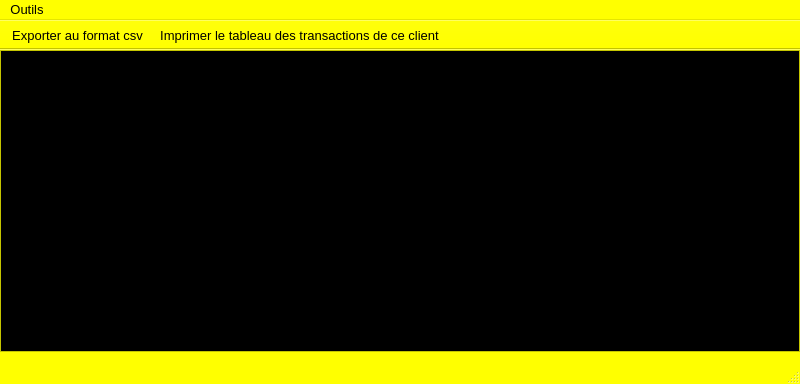
<?xml version="1.0" encoding="UTF-8"?>
<ui version="4.0">
 <class>YerothTableauDesTransactionsDuClientWindow</class>
 <widget class="QMainWindow" name="YerothTableauDesTransactionsDuClientWindow">
  <property name="windowModality">
   <enum>Qt::WindowModal</enum>
  </property>
  <property name="geometry">
   <rect>
    <x>0</x>
    <y>0</y>
    <width>800</width>
    <height>384</height>
   </rect>
  </property>
  <property name="palette">
   <palette>
    <active>
     <colorrole role="WindowText">
      <brush brushstyle="SolidPattern">
       <color alpha="255">
        <red>0</red>
        <green>0</green>
        <blue>0</blue>
       </color>
      </brush>
     </colorrole>
     <colorrole role="Button">
      <brush brushstyle="SolidPattern">
       <color alpha="255">
        <red>255</red>
        <green>255</green>
        <blue>0</blue>
       </color>
      </brush>
     </colorrole>
     <colorrole role="Light">
      <brush brushstyle="SolidPattern">
       <color alpha="255">
        <red>255</red>
        <green>255</green>
        <blue>127</blue>
       </color>
      </brush>
     </colorrole>
     <colorrole role="Midlight">
      <brush brushstyle="SolidPattern">
       <color alpha="255">
        <red>255</red>
        <green>255</green>
        <blue>63</blue>
       </color>
      </brush>
     </colorrole>
     <colorrole role="Dark">
      <brush brushstyle="SolidPattern">
       <color alpha="255">
        <red>127</red>
        <green>127</green>
        <blue>0</blue>
       </color>
      </brush>
     </colorrole>
     <colorrole role="Mid">
      <brush brushstyle="SolidPattern">
       <color alpha="255">
        <red>170</red>
        <green>170</green>
        <blue>0</blue>
       </color>
      </brush>
     </colorrole>
     <colorrole role="Text">
      <brush brushstyle="SolidPattern">
       <color alpha="255">
        <red>0</red>
        <green>0</green>
        <blue>0</blue>
       </color>
      </brush>
     </colorrole>
     <colorrole role="BrightText">
      <brush brushstyle="SolidPattern">
       <color alpha="255">
        <red>255</red>
        <green>255</green>
        <blue>255</blue>
       </color>
      </brush>
     </colorrole>
     <colorrole role="ButtonText">
      <brush brushstyle="SolidPattern">
       <color alpha="255">
        <red>0</red>
        <green>0</green>
        <blue>0</blue>
       </color>
      </brush>
     </colorrole>
     <colorrole role="Base">
      <brush brushstyle="SolidPattern">
       <color alpha="255">
        <red>255</red>
        <green>255</green>
        <blue>255</blue>
       </color>
      </brush>
     </colorrole>
     <colorrole role="Window">
      <brush brushstyle="SolidPattern">
       <color alpha="255">
        <red>255</red>
        <green>255</green>
        <blue>0</blue>
       </color>
      </brush>
     </colorrole>
     <colorrole role="Shadow">
      <brush brushstyle="SolidPattern">
       <color alpha="255">
        <red>0</red>
        <green>0</green>
        <blue>0</blue>
       </color>
      </brush>
     </colorrole>
     <colorrole role="AlternateBase">
      <brush brushstyle="SolidPattern">
       <color alpha="255">
        <red>255</red>
        <green>255</green>
        <blue>127</blue>
       </color>
      </brush>
     </colorrole>
     <colorrole role="ToolTipBase">
      <brush brushstyle="SolidPattern">
       <color alpha="255">
        <red>255</red>
        <green>255</green>
        <blue>220</blue>
       </color>
      </brush>
     </colorrole>
     <colorrole role="ToolTipText">
      <brush brushstyle="SolidPattern">
       <color alpha="255">
        <red>0</red>
        <green>0</green>
        <blue>0</blue>
       </color>
      </brush>
     </colorrole>
    </active>
    <inactive>
     <colorrole role="WindowText">
      <brush brushstyle="SolidPattern">
       <color alpha="255">
        <red>0</red>
        <green>0</green>
        <blue>0</blue>
       </color>
      </brush>
     </colorrole>
     <colorrole role="Button">
      <brush brushstyle="SolidPattern">
       <color alpha="255">
        <red>255</red>
        <green>255</green>
        <blue>0</blue>
       </color>
      </brush>
     </colorrole>
     <colorrole role="Light">
      <brush brushstyle="SolidPattern">
       <color alpha="255">
        <red>255</red>
        <green>255</green>
        <blue>127</blue>
       </color>
      </brush>
     </colorrole>
     <colorrole role="Midlight">
      <brush brushstyle="SolidPattern">
       <color alpha="255">
        <red>255</red>
        <green>255</green>
        <blue>63</blue>
       </color>
      </brush>
     </colorrole>
     <colorrole role="Dark">
      <brush brushstyle="SolidPattern">
       <color alpha="255">
        <red>127</red>
        <green>127</green>
        <blue>0</blue>
       </color>
      </brush>
     </colorrole>
     <colorrole role="Mid">
      <brush brushstyle="SolidPattern">
       <color alpha="255">
        <red>170</red>
        <green>170</green>
        <blue>0</blue>
       </color>
      </brush>
     </colorrole>
     <colorrole role="Text">
      <brush brushstyle="SolidPattern">
       <color alpha="255">
        <red>0</red>
        <green>0</green>
        <blue>0</blue>
       </color>
      </brush>
     </colorrole>
     <colorrole role="BrightText">
      <brush brushstyle="SolidPattern">
       <color alpha="255">
        <red>255</red>
        <green>255</green>
        <blue>255</blue>
       </color>
      </brush>
     </colorrole>
     <colorrole role="ButtonText">
      <brush brushstyle="SolidPattern">
       <color alpha="255">
        <red>0</red>
        <green>0</green>
        <blue>0</blue>
       </color>
      </brush>
     </colorrole>
     <colorrole role="Base">
      <brush brushstyle="SolidPattern">
       <color alpha="255">
        <red>255</red>
        <green>255</green>
        <blue>255</blue>
       </color>
      </brush>
     </colorrole>
     <colorrole role="Window">
      <brush brushstyle="SolidPattern">
       <color alpha="255">
        <red>255</red>
        <green>255</green>
        <blue>0</blue>
       </color>
      </brush>
     </colorrole>
     <colorrole role="Shadow">
      <brush brushstyle="SolidPattern">
       <color alpha="255">
        <red>0</red>
        <green>0</green>
        <blue>0</blue>
       </color>
      </brush>
     </colorrole>
     <colorrole role="AlternateBase">
      <brush brushstyle="SolidPattern">
       <color alpha="255">
        <red>255</red>
        <green>255</green>
        <blue>127</blue>
       </color>
      </brush>
     </colorrole>
     <colorrole role="ToolTipBase">
      <brush brushstyle="SolidPattern">
       <color alpha="255">
        <red>255</red>
        <green>255</green>
        <blue>220</blue>
       </color>
      </brush>
     </colorrole>
     <colorrole role="ToolTipText">
      <brush brushstyle="SolidPattern">
       <color alpha="255">
        <red>0</red>
        <green>0</green>
        <blue>0</blue>
       </color>
      </brush>
     </colorrole>
    </inactive>
    <disabled>
     <colorrole role="WindowText">
      <brush brushstyle="SolidPattern">
       <color alpha="255">
        <red>127</red>
        <green>127</green>
        <blue>0</blue>
       </color>
      </brush>
     </colorrole>
     <colorrole role="Button">
      <brush brushstyle="SolidPattern">
       <color alpha="255">
        <red>255</red>
        <green>255</green>
        <blue>0</blue>
       </color>
      </brush>
     </colorrole>
     <colorrole role="Light">
      <brush brushstyle="SolidPattern">
       <color alpha="255">
        <red>255</red>
        <green>255</green>
        <blue>127</blue>
       </color>
      </brush>
     </colorrole>
     <colorrole role="Midlight">
      <brush brushstyle="SolidPattern">
       <color alpha="255">
        <red>255</red>
        <green>255</green>
        <blue>63</blue>
       </color>
      </brush>
     </colorrole>
     <colorrole role="Dark">
      <brush brushstyle="SolidPattern">
       <color alpha="255">
        <red>127</red>
        <green>127</green>
        <blue>0</blue>
       </color>
      </brush>
     </colorrole>
     <colorrole role="Mid">
      <brush brushstyle="SolidPattern">
       <color alpha="255">
        <red>170</red>
        <green>170</green>
        <blue>0</blue>
       </color>
      </brush>
     </colorrole>
     <colorrole role="Text">
      <brush brushstyle="SolidPattern">
       <color alpha="255">
        <red>127</red>
        <green>127</green>
        <blue>0</blue>
       </color>
      </brush>
     </colorrole>
     <colorrole role="BrightText">
      <brush brushstyle="SolidPattern">
       <color alpha="255">
        <red>255</red>
        <green>255</green>
        <blue>255</blue>
       </color>
      </brush>
     </colorrole>
     <colorrole role="ButtonText">
      <brush brushstyle="SolidPattern">
       <color alpha="255">
        <red>127</red>
        <green>127</green>
        <blue>0</blue>
       </color>
      </brush>
     </colorrole>
     <colorrole role="Base">
      <brush brushstyle="SolidPattern">
       <color alpha="255">
        <red>255</red>
        <green>255</green>
        <blue>0</blue>
       </color>
      </brush>
     </colorrole>
     <colorrole role="Window">
      <brush brushstyle="SolidPattern">
       <color alpha="255">
        <red>255</red>
        <green>255</green>
        <blue>0</blue>
       </color>
      </brush>
     </colorrole>
     <colorrole role="Shadow">
      <brush brushstyle="SolidPattern">
       <color alpha="255">
        <red>0</red>
        <green>0</green>
        <blue>0</blue>
       </color>
      </brush>
     </colorrole>
     <colorrole role="AlternateBase">
      <brush brushstyle="SolidPattern">
       <color alpha="255">
        <red>255</red>
        <green>255</green>
        <blue>0</blue>
       </color>
      </brush>
     </colorrole>
     <colorrole role="ToolTipBase">
      <brush brushstyle="SolidPattern">
       <color alpha="255">
        <red>255</red>
        <green>255</green>
        <blue>220</blue>
       </color>
      </brush>
     </colorrole>
     <colorrole role="ToolTipText">
      <brush brushstyle="SolidPattern">
       <color alpha="255">
        <red>0</red>
        <green>0</green>
        <blue>0</blue>
       </color>
      </brush>
     </colorrole>
    </disabled>
   </palette>
  </property>
  <property name="font">
   <font>
    <pointsize>10</pointsize>
   </font>
  </property>
  <property name="windowTitle">
   <string>Yeroth-erp-3.0 - tableau des transactions du client</string>
  </property>
  <widget class="QWidget" name="centralwidget">
   <widget class="YerothTableView" name="tableView_tableau_des_transactions_du_client">
    <property name="geometry">
     <rect>
      <x>0</x>
      <y>0</y>
      <width>800</width>
      <height>302</height>
     </rect>
    </property>
    <property name="palette">
     <palette>
      <active>
       <colorrole role="WindowText">
        <brush brushstyle="SolidPattern">
         <color alpha="255">
          <red>255</red>
          <green>255</green>
          <blue>255</blue>
         </color>
        </brush>
       </colorrole>
       <colorrole role="Button">
        <brush brushstyle="SolidPattern">
         <color alpha="255">
          <red>255</red>
          <green>255</green>
          <blue>0</blue>
         </color>
        </brush>
       </colorrole>
       <colorrole role="Light">
        <brush brushstyle="SolidPattern">
         <color alpha="255">
          <red>255</red>
          <green>255</green>
          <blue>127</blue>
         </color>
        </brush>
       </colorrole>
       <colorrole role="Midlight">
        <brush brushstyle="SolidPattern">
         <color alpha="255">
          <red>255</red>
          <green>255</green>
          <blue>63</blue>
         </color>
        </brush>
       </colorrole>
       <colorrole role="Dark">
        <brush brushstyle="SolidPattern">
         <color alpha="255">
          <red>127</red>
          <green>127</green>
          <blue>0</blue>
         </color>
        </brush>
       </colorrole>
       <colorrole role="Mid">
        <brush brushstyle="SolidPattern">
         <color alpha="255">
          <red>170</red>
          <green>170</green>
          <blue>0</blue>
         </color>
        </brush>
       </colorrole>
       <colorrole role="Text">
        <brush brushstyle="SolidPattern">
         <color alpha="255">
          <red>255</red>
          <green>255</green>
          <blue>255</blue>
         </color>
        </brush>
       </colorrole>
       <colorrole role="BrightText">
        <brush brushstyle="SolidPattern">
         <color alpha="255">
          <red>255</red>
          <green>255</green>
          <blue>255</blue>
         </color>
        </brush>
       </colorrole>
       <colorrole role="ButtonText">
        <brush brushstyle="SolidPattern">
         <color alpha="255">
          <red>0</red>
          <green>0</green>
          <blue>0</blue>
         </color>
        </brush>
       </colorrole>
       <colorrole role="Base">
        <brush brushstyle="SolidPattern">
         <color alpha="255">
          <red>0</red>
          <green>0</green>
          <blue>0</blue>
         </color>
        </brush>
       </colorrole>
       <colorrole role="Window">
        <brush brushstyle="SolidPattern">
         <color alpha="255">
          <red>255</red>
          <green>255</green>
          <blue>0</blue>
         </color>
        </brush>
       </colorrole>
       <colorrole role="Shadow">
        <brush brushstyle="SolidPattern">
         <color alpha="255">
          <red>0</red>
          <green>0</green>
          <blue>0</blue>
         </color>
        </brush>
       </colorrole>
       <colorrole role="AlternateBase">
        <brush brushstyle="SolidPattern">
         <color alpha="255">
          <red>255</red>
          <green>255</green>
          <blue>127</blue>
         </color>
        </brush>
       </colorrole>
       <colorrole role="ToolTipBase">
        <brush brushstyle="SolidPattern">
         <color alpha="255">
          <red>255</red>
          <green>255</green>
          <blue>220</blue>
         </color>
        </brush>
       </colorrole>
       <colorrole role="ToolTipText">
        <brush brushstyle="SolidPattern">
         <color alpha="255">
          <red>255</red>
          <green>255</green>
          <blue>255</blue>
         </color>
        </brush>
       </colorrole>
      </active>
      <inactive>
       <colorrole role="WindowText">
        <brush brushstyle="SolidPattern">
         <color alpha="255">
          <red>255</red>
          <green>255</green>
          <blue>255</blue>
         </color>
        </brush>
       </colorrole>
       <colorrole role="Button">
        <brush brushstyle="SolidPattern">
         <color alpha="255">
          <red>255</red>
          <green>255</green>
          <blue>0</blue>
         </color>
        </brush>
       </colorrole>
       <colorrole role="Light">
        <brush brushstyle="SolidPattern">
         <color alpha="255">
          <red>255</red>
          <green>255</green>
          <blue>127</blue>
         </color>
        </brush>
       </colorrole>
       <colorrole role="Midlight">
        <brush brushstyle="SolidPattern">
         <color alpha="255">
          <red>255</red>
          <green>255</green>
          <blue>63</blue>
         </color>
        </brush>
       </colorrole>
       <colorrole role="Dark">
        <brush brushstyle="SolidPattern">
         <color alpha="255">
          <red>127</red>
          <green>127</green>
          <blue>0</blue>
         </color>
        </brush>
       </colorrole>
       <colorrole role="Mid">
        <brush brushstyle="SolidPattern">
         <color alpha="255">
          <red>170</red>
          <green>170</green>
          <blue>0</blue>
         </color>
        </brush>
       </colorrole>
       <colorrole role="Text">
        <brush brushstyle="SolidPattern">
         <color alpha="255">
          <red>255</red>
          <green>255</green>
          <blue>255</blue>
         </color>
        </brush>
       </colorrole>
       <colorrole role="BrightText">
        <brush brushstyle="SolidPattern">
         <color alpha="255">
          <red>255</red>
          <green>255</green>
          <blue>255</blue>
         </color>
        </brush>
       </colorrole>
       <colorrole role="ButtonText">
        <brush brushstyle="SolidPattern">
         <color alpha="255">
          <red>0</red>
          <green>0</green>
          <blue>0</blue>
         </color>
        </brush>
       </colorrole>
       <colorrole role="Base">
        <brush brushstyle="SolidPattern">
         <color alpha="255">
          <red>0</red>
          <green>0</green>
          <blue>0</blue>
         </color>
        </brush>
       </colorrole>
       <colorrole role="Window">
        <brush brushstyle="SolidPattern">
         <color alpha="255">
          <red>255</red>
          <green>255</green>
          <blue>0</blue>
         </color>
        </brush>
       </colorrole>
       <colorrole role="Shadow">
        <brush brushstyle="SolidPattern">
         <color alpha="255">
          <red>0</red>
          <green>0</green>
          <blue>0</blue>
         </color>
        </brush>
       </colorrole>
       <colorrole role="AlternateBase">
        <brush brushstyle="SolidPattern">
         <color alpha="255">
          <red>255</red>
          <green>255</green>
          <blue>127</blue>
         </color>
        </brush>
       </colorrole>
       <colorrole role="ToolTipBase">
        <brush brushstyle="SolidPattern">
         <color alpha="255">
          <red>255</red>
          <green>255</green>
          <blue>220</blue>
         </color>
        </brush>
       </colorrole>
       <colorrole role="ToolTipText">
        <brush brushstyle="SolidPattern">
         <color alpha="255">
          <red>255</red>
          <green>255</green>
          <blue>255</blue>
         </color>
        </brush>
       </colorrole>
      </inactive>
      <disabled>
       <colorrole role="WindowText">
        <brush brushstyle="SolidPattern">
         <color alpha="255">
          <red>127</red>
          <green>127</green>
          <blue>0</blue>
         </color>
        </brush>
       </colorrole>
       <colorrole role="Button">
        <brush brushstyle="SolidPattern">
         <color alpha="255">
          <red>255</red>
          <green>255</green>
          <blue>0</blue>
         </color>
        </brush>
       </colorrole>
       <colorrole role="Light">
        <brush brushstyle="SolidPattern">
         <color alpha="255">
          <red>255</red>
          <green>255</green>
          <blue>127</blue>
         </color>
        </brush>
       </colorrole>
       <colorrole role="Midlight">
        <brush brushstyle="SolidPattern">
         <color alpha="255">
          <red>255</red>
          <green>255</green>
          <blue>63</blue>
         </color>
        </brush>
       </colorrole>
       <colorrole role="Dark">
        <brush brushstyle="SolidPattern">
         <color alpha="255">
          <red>127</red>
          <green>127</green>
          <blue>0</blue>
         </color>
        </brush>
       </colorrole>
       <colorrole role="Mid">
        <brush brushstyle="SolidPattern">
         <color alpha="255">
          <red>170</red>
          <green>170</green>
          <blue>0</blue>
         </color>
        </brush>
       </colorrole>
       <colorrole role="Text">
        <brush brushstyle="SolidPattern">
         <color alpha="255">
          <red>127</red>
          <green>127</green>
          <blue>0</blue>
         </color>
        </brush>
       </colorrole>
       <colorrole role="BrightText">
        <brush brushstyle="SolidPattern">
         <color alpha="255">
          <red>255</red>
          <green>255</green>
          <blue>255</blue>
         </color>
        </brush>
       </colorrole>
       <colorrole role="ButtonText">
        <brush brushstyle="SolidPattern">
         <color alpha="255">
          <red>127</red>
          <green>127</green>
          <blue>0</blue>
         </color>
        </brush>
       </colorrole>
       <colorrole role="Base">
        <brush brushstyle="SolidPattern">
         <color alpha="255">
          <red>255</red>
          <green>255</green>
          <blue>0</blue>
         </color>
        </brush>
       </colorrole>
       <colorrole role="Window">
        <brush brushstyle="SolidPattern">
         <color alpha="255">
          <red>255</red>
          <green>255</green>
          <blue>0</blue>
         </color>
        </brush>
       </colorrole>
       <colorrole role="Shadow">
        <brush brushstyle="SolidPattern">
         <color alpha="255">
          <red>0</red>
          <green>0</green>
          <blue>0</blue>
         </color>
        </brush>
       </colorrole>
       <colorrole role="AlternateBase">
        <brush brushstyle="SolidPattern">
         <color alpha="255">
          <red>255</red>
          <green>255</green>
          <blue>0</blue>
         </color>
        </brush>
       </colorrole>
       <colorrole role="ToolTipBase">
        <brush brushstyle="SolidPattern">
         <color alpha="255">
          <red>255</red>
          <green>255</green>
          <blue>220</blue>
         </color>
        </brush>
       </colorrole>
       <colorrole role="ToolTipText">
        <brush brushstyle="SolidPattern">
         <color alpha="255">
          <red>255</red>
          <green>255</green>
          <blue>255</blue>
         </color>
        </brush>
       </colorrole>
      </disabled>
     </palette>
    </property>
    <property name="font">
     <font>
      <pointsize>10</pointsize>
      <weight>50</weight>
      <bold>false</bold>
     </font>
    </property>
    <property name="autoFillBackground">
     <bool>false</bool>
    </property>
    <property name="tabKeyNavigation">
     <bool>true</bool>
    </property>
    <property name="sortingEnabled">
     <bool>false</bool>
    </property>
   </widget>
  </widget>
  <widget class="QMenuBar" name="menubar">
   <property name="geometry">
    <rect>
     <x>0</x>
     <y>0</y>
     <width>800</width>
     <height>21</height>
    </rect>
   </property>
   <widget class="QMenu" name="menuOutils">
    <property name="palette">
     <palette>
      <active>
       <colorrole role="WindowText">
        <brush brushstyle="SolidPattern">
         <color alpha="255">
          <red>0</red>
          <green>0</green>
          <blue>0</blue>
         </color>
        </brush>
       </colorrole>
       <colorrole role="Button">
        <brush brushstyle="SolidPattern">
         <color alpha="255">
          <red>255</red>
          <green>255</green>
          <blue>0</blue>
         </color>
        </brush>
       </colorrole>
       <colorrole role="Light">
        <brush brushstyle="SolidPattern">
         <color alpha="255">
          <red>255</red>
          <green>255</green>
          <blue>127</blue>
         </color>
        </brush>
       </colorrole>
       <colorrole role="Midlight">
        <brush brushstyle="SolidPattern">
         <color alpha="255">
          <red>255</red>
          <green>255</green>
          <blue>63</blue>
         </color>
        </brush>
       </colorrole>
       <colorrole role="Dark">
        <brush brushstyle="SolidPattern">
         <color alpha="255">
          <red>127</red>
          <green>127</green>
          <blue>0</blue>
         </color>
        </brush>
       </colorrole>
       <colorrole role="Mid">
        <brush brushstyle="SolidPattern">
         <color alpha="255">
          <red>170</red>
          <green>170</green>
          <blue>0</blue>
         </color>
        </brush>
       </colorrole>
       <colorrole role="Text">
        <brush brushstyle="SolidPattern">
         <color alpha="255">
          <red>0</red>
          <green>0</green>
          <blue>0</blue>
         </color>
        </brush>
       </colorrole>
       <colorrole role="BrightText">
        <brush brushstyle="SolidPattern">
         <color alpha="255">
          <red>255</red>
          <green>255</green>
          <blue>255</blue>
         </color>
        </brush>
       </colorrole>
       <colorrole role="ButtonText">
        <brush brushstyle="SolidPattern">
         <color alpha="255">
          <red>0</red>
          <green>0</green>
          <blue>0</blue>
         </color>
        </brush>
       </colorrole>
       <colorrole role="Base">
        <brush brushstyle="SolidPattern">
         <color alpha="255">
          <red>255</red>
          <green>255</green>
          <blue>255</blue>
         </color>
        </brush>
       </colorrole>
       <colorrole role="Window">
        <brush brushstyle="SolidPattern">
         <color alpha="255">
          <red>255</red>
          <green>255</green>
          <blue>0</blue>
         </color>
        </brush>
       </colorrole>
       <colorrole role="Shadow">
        <brush brushstyle="SolidPattern">
         <color alpha="255">
          <red>0</red>
          <green>0</green>
          <blue>0</blue>
         </color>
        </brush>
       </colorrole>
       <colorrole role="AlternateBase">
        <brush brushstyle="SolidPattern">
         <color alpha="255">
          <red>255</red>
          <green>255</green>
          <blue>127</blue>
         </color>
        </brush>
       </colorrole>
       <colorrole role="ToolTipBase">
        <brush brushstyle="SolidPattern">
         <color alpha="255">
          <red>255</red>
          <green>255</green>
          <blue>220</blue>
         </color>
        </brush>
       </colorrole>
       <colorrole role="ToolTipText">
        <brush brushstyle="SolidPattern">
         <color alpha="255">
          <red>0</red>
          <green>0</green>
          <blue>0</blue>
         </color>
        </brush>
       </colorrole>
      </active>
      <inactive>
       <colorrole role="WindowText">
        <brush brushstyle="SolidPattern">
         <color alpha="255">
          <red>0</red>
          <green>0</green>
          <blue>0</blue>
         </color>
        </brush>
       </colorrole>
       <colorrole role="Button">
        <brush brushstyle="SolidPattern">
         <color alpha="255">
          <red>255</red>
          <green>255</green>
          <blue>0</blue>
         </color>
        </brush>
       </colorrole>
       <colorrole role="Light">
        <brush brushstyle="SolidPattern">
         <color alpha="255">
          <red>255</red>
          <green>255</green>
          <blue>127</blue>
         </color>
        </brush>
       </colorrole>
       <colorrole role="Midlight">
        <brush brushstyle="SolidPattern">
         <color alpha="255">
          <red>255</red>
          <green>255</green>
          <blue>63</blue>
         </color>
        </brush>
       </colorrole>
       <colorrole role="Dark">
        <brush brushstyle="SolidPattern">
         <color alpha="255">
          <red>127</red>
          <green>127</green>
          <blue>0</blue>
         </color>
        </brush>
       </colorrole>
       <colorrole role="Mid">
        <brush brushstyle="SolidPattern">
         <color alpha="255">
          <red>170</red>
          <green>170</green>
          <blue>0</blue>
         </color>
        </brush>
       </colorrole>
       <colorrole role="Text">
        <brush brushstyle="SolidPattern">
         <color alpha="255">
          <red>0</red>
          <green>0</green>
          <blue>0</blue>
         </color>
        </brush>
       </colorrole>
       <colorrole role="BrightText">
        <brush brushstyle="SolidPattern">
         <color alpha="255">
          <red>255</red>
          <green>255</green>
          <blue>255</blue>
         </color>
        </brush>
       </colorrole>
       <colorrole role="ButtonText">
        <brush brushstyle="SolidPattern">
         <color alpha="255">
          <red>0</red>
          <green>0</green>
          <blue>0</blue>
         </color>
        </brush>
       </colorrole>
       <colorrole role="Base">
        <brush brushstyle="SolidPattern">
         <color alpha="255">
          <red>255</red>
          <green>255</green>
          <blue>255</blue>
         </color>
        </brush>
       </colorrole>
       <colorrole role="Window">
        <brush brushstyle="SolidPattern">
         <color alpha="255">
          <red>255</red>
          <green>255</green>
          <blue>0</blue>
         </color>
        </brush>
       </colorrole>
       <colorrole role="Shadow">
        <brush brushstyle="SolidPattern">
         <color alpha="255">
          <red>0</red>
          <green>0</green>
          <blue>0</blue>
         </color>
        </brush>
       </colorrole>
       <colorrole role="AlternateBase">
        <brush brushstyle="SolidPattern">
         <color alpha="255">
          <red>255</red>
          <green>255</green>
          <blue>127</blue>
         </color>
        </brush>
       </colorrole>
       <colorrole role="ToolTipBase">
        <brush brushstyle="SolidPattern">
         <color alpha="255">
          <red>255</red>
          <green>255</green>
          <blue>220</blue>
         </color>
        </brush>
       </colorrole>
       <colorrole role="ToolTipText">
        <brush brushstyle="SolidPattern">
         <color alpha="255">
          <red>0</red>
          <green>0</green>
          <blue>0</blue>
         </color>
        </brush>
       </colorrole>
      </inactive>
      <disabled>
       <colorrole role="WindowText">
        <brush brushstyle="SolidPattern">
         <color alpha="255">
          <red>127</red>
          <green>127</green>
          <blue>0</blue>
         </color>
        </brush>
       </colorrole>
       <colorrole role="Button">
        <brush brushstyle="SolidPattern">
         <color alpha="255">
          <red>255</red>
          <green>255</green>
          <blue>0</blue>
         </color>
        </brush>
       </colorrole>
       <colorrole role="Light">
        <brush brushstyle="SolidPattern">
         <color alpha="255">
          <red>255</red>
          <green>255</green>
          <blue>127</blue>
         </color>
        </brush>
       </colorrole>
       <colorrole role="Midlight">
        <brush brushstyle="SolidPattern">
         <color alpha="255">
          <red>255</red>
          <green>255</green>
          <blue>63</blue>
         </color>
        </brush>
       </colorrole>
       <colorrole role="Dark">
        <brush brushstyle="SolidPattern">
         <color alpha="255">
          <red>127</red>
          <green>127</green>
          <blue>0</blue>
         </color>
        </brush>
       </colorrole>
       <colorrole role="Mid">
        <brush brushstyle="SolidPattern">
         <color alpha="255">
          <red>170</red>
          <green>170</green>
          <blue>0</blue>
         </color>
        </brush>
       </colorrole>
       <colorrole role="Text">
        <brush brushstyle="SolidPattern">
         <color alpha="255">
          <red>127</red>
          <green>127</green>
          <blue>0</blue>
         </color>
        </brush>
       </colorrole>
       <colorrole role="BrightText">
        <brush brushstyle="SolidPattern">
         <color alpha="255">
          <red>255</red>
          <green>255</green>
          <blue>255</blue>
         </color>
        </brush>
       </colorrole>
       <colorrole role="ButtonText">
        <brush brushstyle="SolidPattern">
         <color alpha="255">
          <red>127</red>
          <green>127</green>
          <blue>0</blue>
         </color>
        </brush>
       </colorrole>
       <colorrole role="Base">
        <brush brushstyle="SolidPattern">
         <color alpha="255">
          <red>255</red>
          <green>255</green>
          <blue>0</blue>
         </color>
        </brush>
       </colorrole>
       <colorrole role="Window">
        <brush brushstyle="SolidPattern">
         <color alpha="255">
          <red>255</red>
          <green>255</green>
          <blue>0</blue>
         </color>
        </brush>
       </colorrole>
       <colorrole role="Shadow">
        <brush brushstyle="SolidPattern">
         <color alpha="255">
          <red>0</red>
          <green>0</green>
          <blue>0</blue>
         </color>
        </brush>
       </colorrole>
       <colorrole role="AlternateBase">
        <brush brushstyle="SolidPattern">
         <color alpha="255">
          <red>255</red>
          <green>255</green>
          <blue>0</blue>
         </color>
        </brush>
       </colorrole>
       <colorrole role="ToolTipBase">
        <brush brushstyle="SolidPattern">
         <color alpha="255">
          <red>255</red>
          <green>255</green>
          <blue>220</blue>
         </color>
        </brush>
       </colorrole>
       <colorrole role="ToolTipText">
        <brush brushstyle="SolidPattern">
         <color alpha="255">
          <red>0</red>
          <green>0</green>
          <blue>0</blue>
         </color>
        </brush>
       </colorrole>
      </disabled>
     </palette>
    </property>
    <property name="title">
     <string>Outils</string>
    </property>
    <addaction name="actionExporter_au_format_csv"/>
    <addaction name="actionAfficherPDF"/>
   </widget>
   <addaction name="menuOutils"/>
  </widget>
  <widget class="QStatusBar" name="statusbar"/>
  <widget class="QToolBar" name="toolBar_tableauDesTransactionDuClient">
   <property name="palette">
    <palette>
     <active>
      <colorrole role="WindowText">
       <brush brushstyle="SolidPattern">
        <color alpha="255">
         <red>0</red>
         <green>0</green>
         <blue>0</blue>
        </color>
       </brush>
      </colorrole>
      <colorrole role="Button">
       <brush brushstyle="SolidPattern">
        <color alpha="255">
         <red>255</red>
         <green>255</green>
         <blue>0</blue>
        </color>
       </brush>
      </colorrole>
      <colorrole role="Light">
       <brush brushstyle="SolidPattern">
        <color alpha="255">
         <red>255</red>
         <green>255</green>
         <blue>127</blue>
        </color>
       </brush>
      </colorrole>
      <colorrole role="Midlight">
       <brush brushstyle="SolidPattern">
        <color alpha="255">
         <red>255</red>
         <green>255</green>
         <blue>63</blue>
        </color>
       </brush>
      </colorrole>
      <colorrole role="Dark">
       <brush brushstyle="SolidPattern">
        <color alpha="255">
         <red>127</red>
         <green>127</green>
         <blue>0</blue>
        </color>
       </brush>
      </colorrole>
      <colorrole role="Mid">
       <brush brushstyle="SolidPattern">
        <color alpha="255">
         <red>170</red>
         <green>170</green>
         <blue>0</blue>
        </color>
       </brush>
      </colorrole>
      <colorrole role="Text">
       <brush brushstyle="SolidPattern">
        <color alpha="255">
         <red>0</red>
         <green>0</green>
         <blue>0</blue>
        </color>
       </brush>
      </colorrole>
      <colorrole role="BrightText">
       <brush brushstyle="SolidPattern">
        <color alpha="255">
         <red>255</red>
         <green>255</green>
         <blue>255</blue>
        </color>
       </brush>
      </colorrole>
      <colorrole role="ButtonText">
       <brush brushstyle="SolidPattern">
        <color alpha="255">
         <red>0</red>
         <green>0</green>
         <blue>0</blue>
        </color>
       </brush>
      </colorrole>
      <colorrole role="Base">
       <brush brushstyle="SolidPattern">
        <color alpha="255">
         <red>255</red>
         <green>255</green>
         <blue>255</blue>
        </color>
       </brush>
      </colorrole>
      <colorrole role="Window">
       <brush brushstyle="SolidPattern">
        <color alpha="255">
         <red>255</red>
         <green>255</green>
         <blue>0</blue>
        </color>
       </brush>
      </colorrole>
      <colorrole role="Shadow">
       <brush brushstyle="SolidPattern">
        <color alpha="255">
         <red>0</red>
         <green>0</green>
         <blue>0</blue>
        </color>
       </brush>
      </colorrole>
      <colorrole role="AlternateBase">
       <brush brushstyle="SolidPattern">
        <color alpha="255">
         <red>255</red>
         <green>255</green>
         <blue>127</blue>
        </color>
       </brush>
      </colorrole>
      <colorrole role="ToolTipBase">
       <brush brushstyle="SolidPattern">
        <color alpha="255">
         <red>255</red>
         <green>255</green>
         <blue>220</blue>
        </color>
       </brush>
      </colorrole>
      <colorrole role="ToolTipText">
       <brush brushstyle="SolidPattern">
        <color alpha="255">
         <red>0</red>
         <green>0</green>
         <blue>0</blue>
        </color>
       </brush>
      </colorrole>
     </active>
     <inactive>
      <colorrole role="WindowText">
       <brush brushstyle="SolidPattern">
        <color alpha="255">
         <red>0</red>
         <green>0</green>
         <blue>0</blue>
        </color>
       </brush>
      </colorrole>
      <colorrole role="Button">
       <brush brushstyle="SolidPattern">
        <color alpha="255">
         <red>255</red>
         <green>255</green>
         <blue>0</blue>
        </color>
       </brush>
      </colorrole>
      <colorrole role="Light">
       <brush brushstyle="SolidPattern">
        <color alpha="255">
         <red>255</red>
         <green>255</green>
         <blue>127</blue>
        </color>
       </brush>
      </colorrole>
      <colorrole role="Midlight">
       <brush brushstyle="SolidPattern">
        <color alpha="255">
         <red>255</red>
         <green>255</green>
         <blue>63</blue>
        </color>
       </brush>
      </colorrole>
      <colorrole role="Dark">
       <brush brushstyle="SolidPattern">
        <color alpha="255">
         <red>127</red>
         <green>127</green>
         <blue>0</blue>
        </color>
       </brush>
      </colorrole>
      <colorrole role="Mid">
       <brush brushstyle="SolidPattern">
        <color alpha="255">
         <red>170</red>
         <green>170</green>
         <blue>0</blue>
        </color>
       </brush>
      </colorrole>
      <colorrole role="Text">
       <brush brushstyle="SolidPattern">
        <color alpha="255">
         <red>0</red>
         <green>0</green>
         <blue>0</blue>
        </color>
       </brush>
      </colorrole>
      <colorrole role="BrightText">
       <brush brushstyle="SolidPattern">
        <color alpha="255">
         <red>255</red>
         <green>255</green>
         <blue>255</blue>
        </color>
       </brush>
      </colorrole>
      <colorrole role="ButtonText">
       <brush brushstyle="SolidPattern">
        <color alpha="255">
         <red>0</red>
         <green>0</green>
         <blue>0</blue>
        </color>
       </brush>
      </colorrole>
      <colorrole role="Base">
       <brush brushstyle="SolidPattern">
        <color alpha="255">
         <red>255</red>
         <green>255</green>
         <blue>255</blue>
        </color>
       </brush>
      </colorrole>
      <colorrole role="Window">
       <brush brushstyle="SolidPattern">
        <color alpha="255">
         <red>255</red>
         <green>255</green>
         <blue>0</blue>
        </color>
       </brush>
      </colorrole>
      <colorrole role="Shadow">
       <brush brushstyle="SolidPattern">
        <color alpha="255">
         <red>0</red>
         <green>0</green>
         <blue>0</blue>
        </color>
       </brush>
      </colorrole>
      <colorrole role="AlternateBase">
       <brush brushstyle="SolidPattern">
        <color alpha="255">
         <red>255</red>
         <green>255</green>
         <blue>127</blue>
        </color>
       </brush>
      </colorrole>
      <colorrole role="ToolTipBase">
       <brush brushstyle="SolidPattern">
        <color alpha="255">
         <red>255</red>
         <green>255</green>
         <blue>220</blue>
        </color>
       </brush>
      </colorrole>
      <colorrole role="ToolTipText">
       <brush brushstyle="SolidPattern">
        <color alpha="255">
         <red>0</red>
         <green>0</green>
         <blue>0</blue>
        </color>
       </brush>
      </colorrole>
     </inactive>
     <disabled>
      <colorrole role="WindowText">
       <brush brushstyle="SolidPattern">
        <color alpha="255">
         <red>127</red>
         <green>127</green>
         <blue>0</blue>
        </color>
       </brush>
      </colorrole>
      <colorrole role="Button">
       <brush brushstyle="SolidPattern">
        <color alpha="255">
         <red>255</red>
         <green>255</green>
         <blue>0</blue>
        </color>
       </brush>
      </colorrole>
      <colorrole role="Light">
       <brush brushstyle="SolidPattern">
        <color alpha="255">
         <red>255</red>
         <green>255</green>
         <blue>127</blue>
        </color>
       </brush>
      </colorrole>
      <colorrole role="Midlight">
       <brush brushstyle="SolidPattern">
        <color alpha="255">
         <red>255</red>
         <green>255</green>
         <blue>63</blue>
        </color>
       </brush>
      </colorrole>
      <colorrole role="Dark">
       <brush brushstyle="SolidPattern">
        <color alpha="255">
         <red>127</red>
         <green>127</green>
         <blue>0</blue>
        </color>
       </brush>
      </colorrole>
      <colorrole role="Mid">
       <brush brushstyle="SolidPattern">
        <color alpha="255">
         <red>170</red>
         <green>170</green>
         <blue>0</blue>
        </color>
       </brush>
      </colorrole>
      <colorrole role="Text">
       <brush brushstyle="SolidPattern">
        <color alpha="255">
         <red>127</red>
         <green>127</green>
         <blue>0</blue>
        </color>
       </brush>
      </colorrole>
      <colorrole role="BrightText">
       <brush brushstyle="SolidPattern">
        <color alpha="255">
         <red>255</red>
         <green>255</green>
         <blue>255</blue>
        </color>
       </brush>
      </colorrole>
      <colorrole role="ButtonText">
       <brush brushstyle="SolidPattern">
        <color alpha="255">
         <red>127</red>
         <green>127</green>
         <blue>0</blue>
        </color>
       </brush>
      </colorrole>
      <colorrole role="Base">
       <brush brushstyle="SolidPattern">
        <color alpha="255">
         <red>255</red>
         <green>255</green>
         <blue>0</blue>
        </color>
       </brush>
      </colorrole>
      <colorrole role="Window">
       <brush brushstyle="SolidPattern">
        <color alpha="255">
         <red>255</red>
         <green>255</green>
         <blue>0</blue>
        </color>
       </brush>
      </colorrole>
      <colorrole role="Shadow">
       <brush brushstyle="SolidPattern">
        <color alpha="255">
         <red>0</red>
         <green>0</green>
         <blue>0</blue>
        </color>
       </brush>
      </colorrole>
      <colorrole role="AlternateBase">
       <brush brushstyle="SolidPattern">
        <color alpha="255">
         <red>255</red>
         <green>255</green>
         <blue>0</blue>
        </color>
       </brush>
      </colorrole>
      <colorrole role="ToolTipBase">
       <brush brushstyle="SolidPattern">
        <color alpha="255">
         <red>255</red>
         <green>255</green>
         <blue>220</blue>
        </color>
       </brush>
      </colorrole>
      <colorrole role="ToolTipText">
       <brush brushstyle="SolidPattern">
        <color alpha="255">
         <red>0</red>
         <green>0</green>
         <blue>0</blue>
        </color>
       </brush>
      </colorrole>
     </disabled>
    </palette>
   </property>
   <property name="font">
    <font>
     <pointsize>10</pointsize>
    </font>
   </property>
   <property name="windowTitle">
    <string>toolBar</string>
   </property>
   <property name="movable">
    <bool>false</bool>
   </property>
   <attribute name="toolBarArea">
    <enum>TopToolBarArea</enum>
   </attribute>
   <attribute name="toolBarBreak">
    <bool>false</bool>
   </attribute>
   <addaction name="actionExporter_au_format_csv"/>
   <addaction name="actionAfficherPDF"/>
  </widget>
  <action name="actionAfficherPDF">
   <property name="icon">
    <iconset resource="../yeroth-erp-3-0.qrc">
     <normaloff>:/yeroth-erp-3-0-images/yeroth-erp-3-0-pdf-print-icon.svg</normaloff>:/yeroth-erp-3-0-images/yeroth-erp-3-0-pdf-print-icon.svg</iconset>
   </property>
   <property name="text">
    <string>Imprimer le tableau des transactions de ce client</string>
   </property>
   <property name="toolTip">
    <string>Imprimer le tableau des transactions de ce client</string>
   </property>
   <property name="font">
    <font>
     <pointsize>10</pointsize>
    </font>
   </property>
  </action>
  <action name="actionExporter_au_format_csv">
   <property name="icon">
    <iconset>
     <normalon>:/yeroth-erp-3-0-images/yeroth-erp-3.0-export-csv-data-icon.png</normalon>
    </iconset>
   </property>
   <property name="text">
    <string>Exporter au format csv</string>
   </property>
   <property name="font">
    <font>
     <pointsize>10</pointsize>
    </font>
   </property>
  </action>
 </widget>
 <customwidgets>
  <customwidget>
   <class>YerothTableView</class>
   <extends>QTableView</extends>
   <header>src/widgets/table-view/yeroth-erp-table-view.hpp</header>
  </customwidget>
 </customwidgets>
 <resources>
  <include location="../yeroth-erp-3-0.qrc"/>
 </resources>
 <connections/>
</ui>
